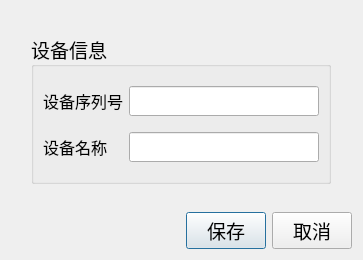
<?xml version="1.0" encoding="UTF-8"?>
<ui version="4.0">
 <class>DialogDevice</class>
 <widget class="QDialog" name="DialogDevice">
  <property name="geometry">
   <rect>
    <x>0</x>
    <y>0</y>
    <width>363</width>
    <height>260</height>
   </rect>
  </property>
  <property name="font">
   <font>
    <family>微软雅黑</family>
    <pointsize>14</pointsize>
   </font>
  </property>
  <property name="windowTitle">
   <string>设备配置</string>
  </property>
  <layout class="QVBoxLayout" name="verticalLayout">
   <item>
    <spacer name="verticalSpacer">
     <property name="orientation">
      <enum>Qt::Vertical</enum>
     </property>
     <property name="sizeHint" stdset="0">
      <size>
       <width>20</width>
       <height>17</height>
      </size>
     </property>
    </spacer>
   </item>
   <item>
    <layout class="QHBoxLayout" name="horizontalLayout_2">
     <item>
      <spacer name="horizontalSpacer_2">
       <property name="orientation">
        <enum>Qt::Horizontal</enum>
       </property>
       <property name="sizeHint" stdset="0">
        <size>
         <width>40</width>
         <height>20</height>
        </size>
       </property>
      </spacer>
     </item>
     <item>
      <widget class="QGroupBox" name="groupBox">
       <property name="sizePolicy">
        <sizepolicy hsizetype="Expanding" vsizetype="Expanding">
         <horstretch>0</horstretch>
         <verstretch>0</verstretch>
        </sizepolicy>
       </property>
       <property name="minimumSize">
        <size>
         <width>300</width>
         <height>150</height>
        </size>
       </property>
       <property name="title">
        <string>设备信息</string>
       </property>
       <layout class="QGridLayout" name="gridLayout">
        <item row="0" column="0">
         <widget class="QLabel" name="label">
          <property name="font">
           <font>
            <family>Arial</family>
            <pointsize>12</pointsize>
           </font>
          </property>
          <property name="text">
           <string>设备序列号</string>
          </property>
         </widget>
        </item>
        <item row="0" column="1">
         <widget class="QLineEdit" name="edtSerialNo">
          <property name="minimumSize">
           <size>
            <width>0</width>
            <height>30</height>
           </size>
          </property>
          <property name="font">
           <font>
            <family>Arial</family>
            <pointsize>12</pointsize>
           </font>
          </property>
          <property name="text">
           <string/>
          </property>
         </widget>
        </item>
        <item row="1" column="0">
         <widget class="QLabel" name="label_2">
          <property name="font">
           <font>
            <family>Arial</family>
            <pointsize>12</pointsize>
           </font>
          </property>
          <property name="text">
           <string>设备名称</string>
          </property>
         </widget>
        </item>
        <item row="1" column="1">
         <widget class="QLineEdit" name="edtDevName">
          <property name="minimumSize">
           <size>
            <width>0</width>
            <height>30</height>
           </size>
          </property>
          <property name="font">
           <font>
            <family>Arial</family>
            <pointsize>12</pointsize>
           </font>
          </property>
          <property name="text">
           <string/>
          </property>
         </widget>
        </item>
       </layout>
      </widget>
     </item>
     <item>
      <spacer name="horizontalSpacer_3">
       <property name="orientation">
        <enum>Qt::Horizontal</enum>
       </property>
       <property name="sizeHint" stdset="0">
        <size>
         <width>40</width>
         <height>20</height>
        </size>
       </property>
      </spacer>
     </item>
    </layout>
   </item>
   <item>
    <spacer name="verticalSpacer_2">
     <property name="orientation">
      <enum>Qt::Vertical</enum>
     </property>
     <property name="sizeHint" stdset="0">
      <size>
       <width>20</width>
       <height>17</height>
      </size>
     </property>
    </spacer>
   </item>
   <item>
    <layout class="QHBoxLayout" name="horizontalLayout">
     <item>
      <spacer name="horizontalSpacer">
       <property name="orientation">
        <enum>Qt::Horizontal</enum>
       </property>
       <property name="sizeHint" stdset="0">
        <size>
         <width>40</width>
         <height>20</height>
        </size>
       </property>
      </spacer>
     </item>
     <item>
      <widget class="QPushButton" name="btnOK">
       <property name="minimumSize">
        <size>
         <width>0</width>
         <height>30</height>
        </size>
       </property>
       <property name="text">
        <string>保存</string>
       </property>
      </widget>
     </item>
     <item>
      <widget class="QPushButton" name="pushButton_2">
       <property name="minimumSize">
        <size>
         <width>0</width>
         <height>30</height>
        </size>
       </property>
       <property name="text">
        <string>取消</string>
       </property>
      </widget>
     </item>
    </layout>
   </item>
  </layout>
 </widget>
 <resources/>
 <connections/>
</ui>
